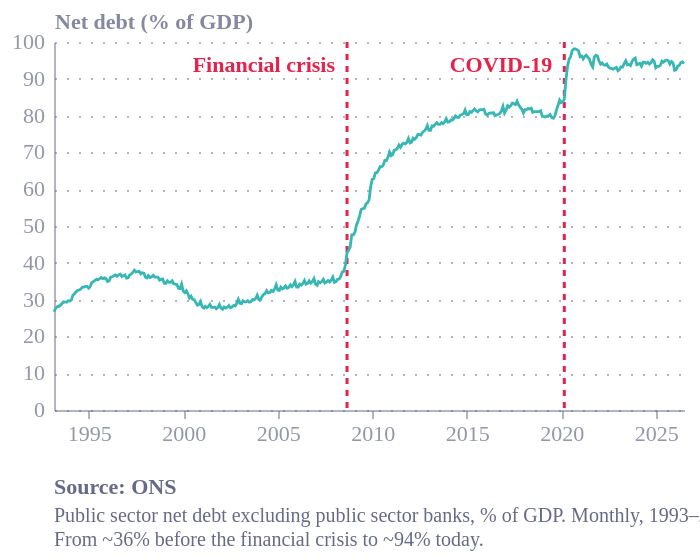

This figure's Vega-Lite source:
### Vega-Lite specification from a JSON file in a GitHub repository (floating-point values rounded to 4 significant figures; data arrays with more than 128 entries replaced by an {"elided": "..."} marker saying what was removed)
{"config": {"font": "Circular Std", "text": {"color": "#676A86", "align": "left", "baseline": "middle", "dx": 7, "dy": 0, "fontSize": 11}, "view": {"stroke": "transparent", "continuousWidth": 400, "continuousHeight": 300, "discreteWidth": 400, "discreteHeight": 300, "fill": "transparent"}, "range": {"category": ["#36B7B4", "#E6224B", "#F4C245", "#0063AF", "#00A767", "#179FDB", "#EB5C2E"], "diverging": ["#E6224B", "#E54753", "#C9C9C9", "#179FDB", "#122B39"], "heatmap": ["#C9C9C9", "#179FDB", "#0063AF", "#122B39"], "ordinal": ["#00A767", "#36B7B4", "#179FDB", "#0063AF", "#243B5A"]}, "bar": {"color": "#179fdb"}, "line": {"color": "#e6224b"}, "rule": {"color": "#676A86"}, "area": {"opacity": 0.3}, "point": {"filled": true, "size": 80, "color": "#e6224b", "opacity": 0.95}, "geoshape": {"stroke": "white", "strokeWidth": 0.3}, "rect": {"fill": "#d6d4d4", "opacity": 0.3}, "axis": {"labelColor": "#676A86", "labelFontSize": 11, "labelFont": "Circular Std", "labelOpacity": 0.7, "tickColor": "#676A86", "tickOpacity": 0.5, "domainColor": "#676A86", "domainOpacity": 0.5, "gridColor": "#676A86", "gridDash": [2, 2], "gridOpacity": 0.5, "title": null, "titleColor": "#676A86", "titleOpacity": 0.8, "tickSize": 4}, "axisXDiscrete": {"grid": false, "labelAngle": 0, "tickCount": 10, "tickOpacity": 0.5, "title": null}, "axisYDiscrete": {"ticks": false, "labelPadding": 5}, "axisXTemporal": {"grid": false, "ticks": true}, "axisXQuantitative": {"grid": true}, "axisYQuantitative": {"gridColor": "#676A86", "gridDash": [1, 5], "gridOpacity": 0.5, "ticks": false, "labelPadding": 5, "tickCount": 8, "titleAngle": 0, "titleAlign": "left", "titleBaseline": "bottom", "titleX": 0, "titleY": -5}, "title": {"color": "#676A86E6", "subtitleColor": "#676A86", "font": "Circular Std", "subtitleFont": "Circular Std", "anchor": "start", "fontSize": 14, "subtitleFontSize": 12, "subtitlePadding": 4, "offset": 0, "frame": "group"}, "legend": {"titleColor": "#122b39", "title": null, "labelColor": "#122b39", "labelFontSize": 11}, "background": "white"}, "layer": [{"data": {"name": "data-6e9a0df06e28fd79e8610afe55b2aa9b"}, "mark": {"type": "rule", "color": "#E6224B", "strokeDash": [3, 3], "strokeWidth": 1.5}, "encoding": {"x": {"field": "date", "type": "temporal"}}}, {"data": {"name": "data-de9a442c5d118867d8391524183d26f8"}, "mark": {"type": "text", "align": "right", "color": "#E6224B", "dx": -6, "fontSize": 11, "fontWeight": "bold"}, "encoding": {"text": {"field": "label", "type": "nominal"}, "x": {"field": "date", "type": "temporal"}, "y": {"value": 12}}}, {"data": {"name": "data-c9ca568477c3200ae8475509dc90332f"}, "mark": {"type": "text", "align": "right", "color": "#E6224B", "dx": -6, "fontSize": 11, "fontWeight": "bold"}, "encoding": {"text": {"field": "label", "type": "nominal"}, "x": {"field": "date", "type": "temporal"}, "y": {"value": 12}}}, {"data": {"name": "data-5c555bb43836bead2811dc8d777c381e"}, "mark": {"type": "line", "strokeWidth": 1.4}, "encoding": {"color": {"field": "series", "legend": null, "type": "nominal"}, "x": {"axis": {"format": "%Y", "tickCount": 8}, "field": "date", "title": null, "type": "temporal"}, "y": {"field": "value", "scale": {"domain": [0, 100]}, "title": "Net debt (% of GDP)", "type": "quantitative"}}}], "autosize": {"contains": "padding", "type": "fit"}, "height": 280, "title": {"text": "Source: ONS", "anchor": "start", "color": "#676A86", "dy": 12, "fontSize": 11, "orient": "bottom", "subtitle": ["Public sector net debt excluding public sector banks, % of GDP. Monthly, 1993–2026.", "From ~36% before the financial crisis to ~94% today."], "subtitleColor": "#676A86", "subtitleFontSize": 10}, "width": 350, "$schema": "https://vega.github.io/schema/vega-lite/v6.4.1.json", "datasets": {"data-6e9a0df06e28fd79e8610afe55b2aa9b": [{"date": "2008-09-01T00:00:00", "label": "Financial crisis"}, {"date": "2020-03-01T00:00:00", "label": "COVID-19"}], "data-de9a442c5d118867d8391524183d26f8": [{"date": "2008-09-01T00:00:00", "label": "Financial crisis"}], "data-c9ca568477c3200ae8475509dc90332f": [{"date": "2020-03-01T00:00:00", "label": "COVID-19"}], "data-5c555bb43836bead2811dc8d777c381e": {"elided": "401 records"}}}
